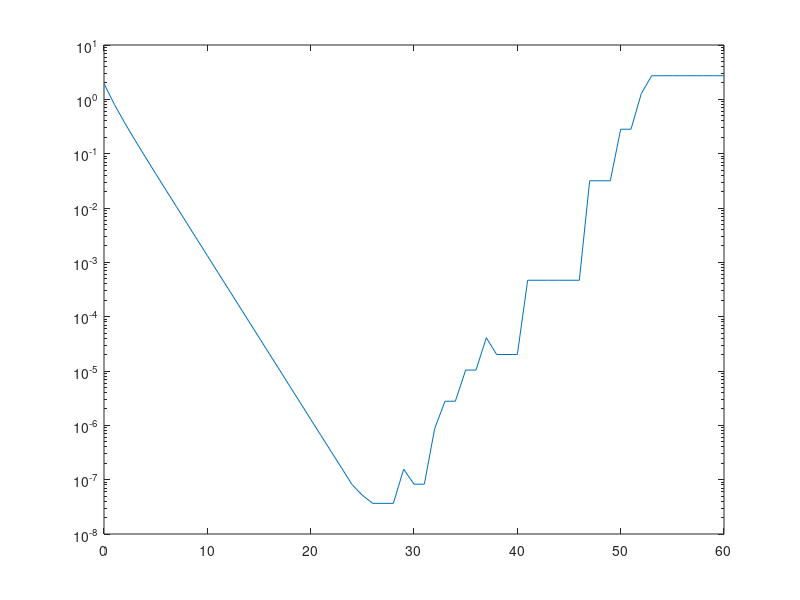

Source code (MATLAB):

x0 = 1;
j = (0:1:60)';
h = 2.^(-j);
yprime = (exp(x0+h) - exp(x0))./h;

err = abs(yprime-exp(x0));

semilogy(j,err);

[errmin,I] = min(err);

fprintf('h=%e=2^(-%d) fuer den kleinsten Fehler.\n',h(I),j(I));
